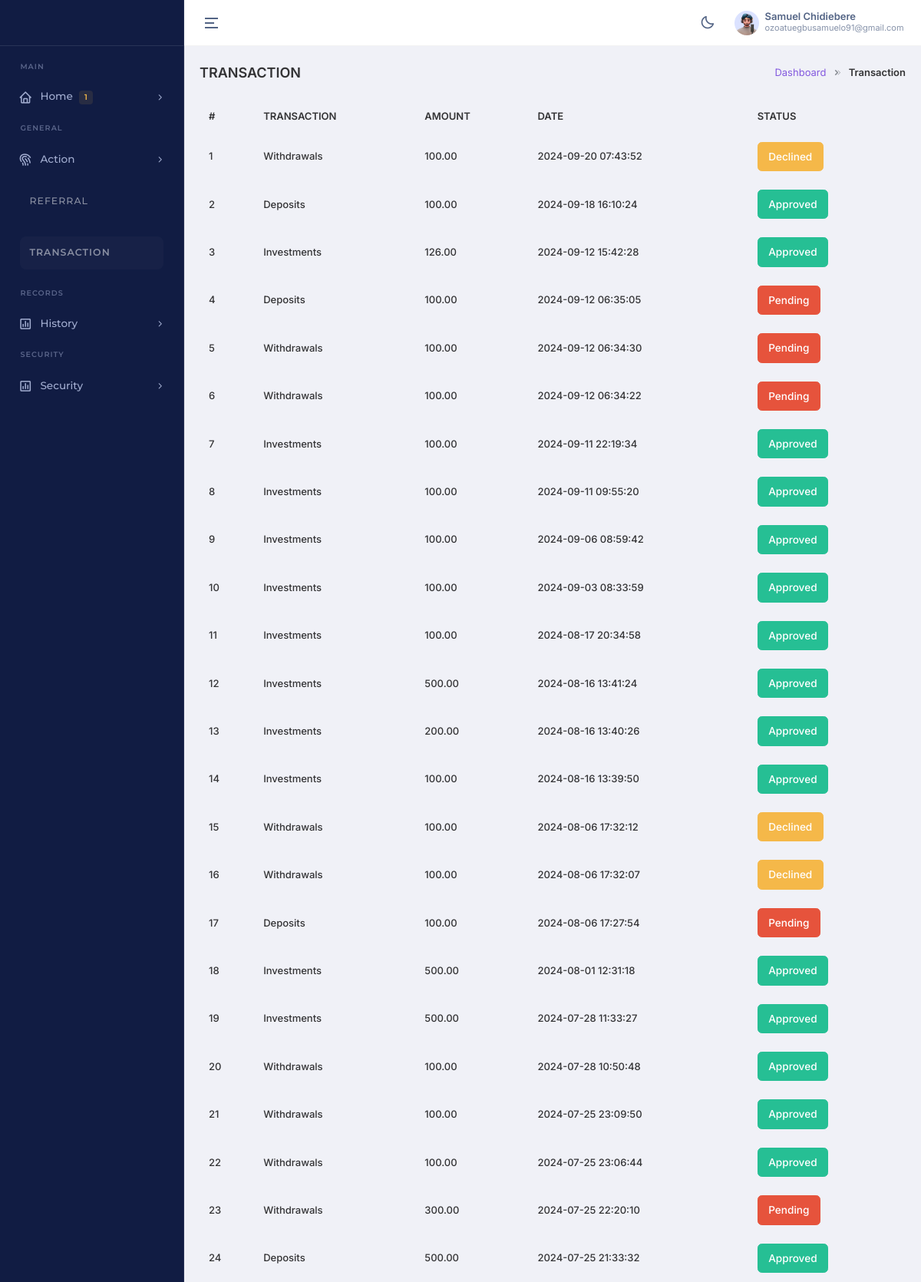
Screenshot of /profile/history.php (signed in) with the database file from the repository.
### tables this page shows
CREATE TABLE `users` (
  `id` int NOT NULL AUTO_INCREMENT,
  `user` varchar(100) NOT NULL,
  `name` varchar(100) NOT NULL,
  `email` varchar(100) NOT NULL,
  `phone` varchar(100) NOT NULL,
  `profile_image` varchar(300) NOT NULL,
  `password` varchar(100) NOT NULL,
  `country` varchar(100) NOT NULL,
  `wallet` varchar(100) NOT NULL,
  `ref_wallet` varchar(100) NOT NULL,
  `gain_wallet` varchar(100) NOT NULL,
  `total_deposit` float NOT NULL,
  `total_withdrawal` float NOT NULL,
  `trading_commission` int NOT NULL,
  `pending_investment` int NOT NULL,
  `referral_balance` int NOT NULL,
  `referral` int NOT NULL,
  `account_warning` enum('no','yes') NOT NULL,
  `restriction` enum('no','yes') NOT NULL,
  `promo_won` varchar(100) NOT NULL,
  `ref_id` varchar(100) NOT NULL,
  `referree` varchar(100) NOT NULL,
  `date_registered` varchar(100) NOT NULL,
  `paid_ref` varchar(11) NOT NULL,
  `dn_with` int NOT NULL,
  `status` varchar(11) NOT NULL,
  `kycstatus` enum('null','pending','declined','approved') NOT NULL,
  PRIMARY KEY (`id`)
);

CREATE TABLE `withdrawals` (
  `id` int NOT NULL AUTO_INCREMENT,
  `user_id` int NOT NULL,
  `email` varchar(255) NOT NULL,
  `from_wallet` varchar(255) NOT NULL,
  `status` int NOT NULL,
  `wallet_addr` varchar(255) NOT NULL,
  `method` varchar(255) NOT NULL,
  `date_withdrawn` varchar(255) NOT NULL,
  `amount` varchar(255) NOT NULL,
  PRIMARY KEY (`id`),
  KEY `user_id` (`user_id`)
);

CREATE TABLE `deposits` (
  `id` int NOT NULL AUTO_INCREMENT,
  `user_id` int NOT NULL,
  `wallet_addr` varchar(100) NOT NULL,
  `amount` varchar(100) NOT NULL,
  `snapshot` varchar(100) NOT NULL,
  `method` varchar(100) NOT NULL,
  `date_deposited` varchar(100) NOT NULL,
  `status` int NOT NULL,
  PRIMARY KEY (`id`),
  KEY `user_id` (`user_id`)
);

CREATE TABLE `investments` (
  `id` int NOT NULL AUTO_INCREMENT,
  `user_id` int NOT NULL,
  `plan` varchar(255) NOT NULL,
  `amount` varchar(100) NOT NULL,
  `email` varchar(100) NOT NULL,
  `profit` decimal(10,2) NOT NULL,
  `number_of_day` int NOT NULL,
  `total` varchar(255) NOT NULL,
  `date_invested` varchar(100) NOT NULL,
  `date_to_mature` varchar(100) NOT NULL,
  `ends_on` varchar(100) NOT NULL,
  `status` int NOT NULL,
  PRIMARY KEY (`id`),
  KEY `user_id` (`user_id`)
);

### profile/controllers/userDetails.php (called while the page is built)
<?php
    $id =  $_SESSION['id'];
    $fetchUser = mysqli_query($connection, "SELECT * FROM `users` WHERE `id` = '$id'");
    $userDetails = mysqli_fetch_assoc($fetchUser);
?>

### profile/history.php (the view, shortened to what this page needs)
<?php
include('controllers/userDetails.php');
$user_identity = $userDetails['id'];
function formatNumber($number, $decimals = 2) {
    return number_format((float)$number, $decimals, '.', ',');
}
?>
<!DOCTYPE html>
<html lang="en" dir="ltr" data-nav-layout="vertical" data-theme-mode="light" data-header-styles="light" data-menu-styles="dark" data-toggled="close">
<head>
    <link id="style" href="./assets/libs/bootstrap/css/bootstrap.min.css" rel="stylesheet" />
    <link href="./assets/css/styles.min.css" rel="stylesheet" />
    <link href="./assets/css/icons.css" rel="stylesheet" />
    <link href="./assets/libs/node-waves/waves.min.css" rel="stylesheet" />
    <link href="./assets/libs/simplebar/simplebar.min.css" rel="stylesheet" />
    <link rel="stylesheet" href="./assets/libs/flatpickr/flatpickr.min.css" />
    <link rel="stylesheet" href="./assets/libs/@simonwep/pickr/themes/nano.min.css" />
    <link rel="stylesheet" href="./assets/libs/choices.js/public/assets/styles/choices.min.css" />
</head>
<body>
    <div class="page">
        <?php include('./includes/header.php') ?>
        <?php include('./includes/sidebar.php') ?>
        <div class="main-content app-content">
            <div class="container-fluid">
                <div class="d-md-flex d-block align-items-center justify-content-between my-4 page-header-breadcrumb">
                    <h1 class="page-title fw-semibold fs-18 mb-0">TRANSACTION</h1>
                    <div class="ms-md-1 ms-0">
                        <nav>
                            <ol class="breadcrumb mb-0">
                                <li class="breadcrumb-item"><a href="#">Dashboard</a></li>
                                <li class="breadcrumb-item active" aria-current="page">
                                    Transaction
                                </li>
                            </ol>
                        </nav>
                    </div>
                </div>
                <div class="row">
                    <div class="table-responsive">
                        <table class="table text-nowrap table-borderless">
                            <thead>
                                <tr>
                                    <th scope="col">#</th>
                                    <th scope="col">TRANSACTION</th>
                                    <th scope="col">AMOUNT</th>
                                    <th scope="col">DATE</th>
                                    <th scope="col">STATUS</th>
                                </tr>
                            </thead>
                            <tbody>
<?php
$query_withdrawals = "SELECT 'Withdrawals' AS source_table, amount, status, date_withdrawn AS date
                      FROM withdrawals
                      WHERE user_id = '$user_identity'";
$select_withdrawals = mysqli_query($connection, $query_withdrawals);
$withdrawals = [];
while ($row = mysqli_fetch_assoc($select_withdrawals)) {
    $withdrawals[] = $row;
}
$query_investments = "SELECT 'Investments' AS source_table, amount, status, date_invested AS date
                      FROM investments
                      WHERE user_id = '$user_identity'";
$select_investments = mysqli_query($connection, $query_investments);
$investments = [];
while ($row = mysqli_fetch_assoc($select_investments)) {
    $investments[] = $row;
}
$query_deposits = "SELECT 'Deposits' AS source_table, amount, status, date_deposited AS date
                   FROM deposits
                   WHERE user_id = '$user_identity'";
$select_deposits = mysqli_query($connection, $query_deposits);
$deposits = [];
while ($row = mysqli_fetch_assoc($select_deposits)) {
    $deposits[] = $row;
}
$results = array_merge($withdrawals, $investments, $deposits);
usort($results, function($a, $b) use ($currentDate) {
    return strtotime($b['date']) - strtotime($a['date']);
});
$count = 1;
foreach ($results as $row) {
    $amount = floatval(preg_replace('/[^0-9.]/', '', $row['amount']));
    ?>
    <tr>
        <td><?php echo $count; ?></td>
        <td><?php echo $row['source_table']; ?></td>
        <td><?php echo formatNumber($amount, 2); ?></td>
        <td><?php echo $row['date']; ?></td>
        <td>
            <?php
            if ($row['status'] == 0) { ?>
                <button type="button" class="btn btn-danger text-white">Pending</button>
            <?php } elseif ($row['status'] == 1) { ?>
                <button type="button" class="btn btn-success text-white">Approved</button>
            <?php } elseif ($row['status'] == 2) { ?>
                <button type="button" class="btn btn-warning text-white">Declined</button>
            <?php } else { ?>
                <button type="button" class="btn btn-info text-white">null</button>
            <?php } ?>
        </td>
    </tr>
    <?php
    $count++;
}
?>
</tbody>
                        </table>
                    </div>
                </div>
            </div>
        </div>
    </div>
</body>
</html>

### profile/includes/header.php (shortened to what this page needs)
<header class="app-header">
    <div class="main-header-container container-fluid">
        <div class="header-content-left">
            <div class="header-element">
                <a aria-label="Hide Sidebar" class="sidemenu-toggle header-link animated-arrow hor-toggle horizontal-navtoggle" data-bs-toggle="sidebar" href="javascript:void(0);"><span></span></a>
            </div>
        </div>
        <div class="header-content-right">
            <div class="header-element header-theme-mode">
                <a class="header-link layout-setting">
                    <span class="light-layout">
                        <i class="bx bx-moon header-link-icon"></i>
                    </span>
                </a>
            </div>
            <div class="header-element">
                <a href="#" class="header-link dropdown-toggle" id="mainHeaderProfile" data-bs-toggle="dropdown" data-bs-auto-close="outside" aria-expanded="false">
                    <div class="d-flex align-items-center">
                        <div class="me-sm-2 me-0">
                            <?php
                            if (strlen($userDetails['profile_image']) > 3) {
                            ?>
                                <img src="./profiles/<?php echo $userDetails['profile_image'] ?>" alt="img" width="32" height="32" style="object-fit: cover;" class="rounded-circle" />
                            <?php
                            } else {
                            ?>
                                <img src="./assets/images/faces/9.jpg" alt="img" width="32" height="32" class="rounded-circle" />
                            <?php
                            }
                            ?>
                        </div>
                        <div class="d-sm-block d-none">
                            <p class="fw-semibold mb-0 lh-1"><?php echo $userDetails['name'] ?></p>
                            <span class="op-7 fw-normal d-block fs-11"><?php echo $userDetails['email'] ?></span>
                        </div>
                    </div>
                </a>
            </div>
        </div>
    </div>
</header>

### profile/includes/sidebar.php (shortened to what this page needs)
<aside class="app-sidebar sticky" id="sidebar">
    <div class="main-sidebar-header">
    </div>
    <div class="main-sidebar" id="sidebar-scroll">
        <nav class="main-menu-container nav nav-pills flex-column sub-open">
            <ul class="main-menu">
                <li class="slide__category">
                    <span class="category-name">Main</span>
                </li>
                <li class="slide has-sub">
                    <a href="javascript:void(0);" class="side-menu__item">
                        <i class="bx bx-home side-menu__icon"></i>
                        <span class="side-menu__label">Home<span class="badge bg-warning-transparent ms-2">1</span></span>
                        <i class="fe fe-chevron-right side-menu__angle"></i>
                    </a>
                </li>
                <li class="slide__category">
                    <span class="category-name">General</span>
                </li>
                <li class="slide has-sub">
                    <a href="javascript:void(0);" class="side-menu__item">
                        <i class="bx bx-fingerprint side-menu__icon"></i>
                        <span class="side-menu__label">Action</span>
                        <i class="fe fe-chevron-right side-menu__angle"></i>
                    </a>
                </li>
                <li class="slide__category">
                    <a href="referral.php" class="side-menu__item text-white">Referral</a>
                </li>
                <li class="slide__category">
                    <a href="history.php" class="side-menu__item text-white">Transaction</a>
                </li>
                <li class="slide__category">
                    <span class="category-name">Records</span>
                </li>
                <li class="slide has-sub">
                    <a href="javascript:void(0);" class="side-menu__item">
                        <i class="bx bx-bar-chart-square side-menu__icon"></i>
                        <span class="side-menu__label">History</span>
                        <i class="fe fe-chevron-right side-menu__angle"></i>
                    </a>
                </li>
                <li class="slide__category">
                    <span class="category-name">Security</span>
                </li>
                <li class="slide has-sub">
                    <a href="javascript:void(0);" class="side-menu__item">
                        <i class="bx bx-bar-chart-square side-menu__icon"></i>
                        <span class="side-menu__label">Security</span>
                        <i class="fe fe-chevron-right side-menu__angle"></i>
                    </a>
                </li>
            </ul>
        </nav>
    </div>
</aside>

### profile/includes/header.php (style rules this page uses)
body { top: 0px !important; }

### rows the page displays
users: name "Samuel Chidiebere", email "ozoatuegbusamuelo91@gmail.com"
withdrawals: source_table "Withdrawals", amount "100.00", date_withdrawn "2024-09-20 07:43:52", status "Declined"
deposits: source_table "Deposits", amount "100.00", date_deposited "2024-09-18 16:10:24", status "Approved"
investments: source_table "Investments", amount "126.00", date_invested "2024-09-12 15:42:28", status "Approved"
deposits: source_table "Deposits", amount "100.00", date_deposited "2024-09-12 06:35:05", status "Pending"
withdrawals: source_table "Withdrawals", amount "100.00", date_withdrawn "2024-09-12 06:34:30", status "Pending"
withdrawals: source_table "Withdrawals", amount "100.00", date_withdrawn "2024-09-12 06:34:22", status "Pending"
investments: source_table "Investments", amount "100.00", date_invested "2024-09-11 22:19:34", status "Approved"
investments: source_table "Investments", amount "100.00", date_invested "2024-09-11 09:55:20", status "Approved"
investments: source_table "Investments", amount "100.00", date_invested "2024-09-06 08:59:42", status "Approved"
investments: source_table "Investments", amount "100.00", date_invested "2024-09-03 08:33:59", status "Approved"
investments: source_table "Investments", amount "100.00", date_invested "2024-08-17 20:34:58", status "Approved"
investments: source_table "Investments", amount "500.00", date_invested "2024-08-16 13:41:24", status "Approved"
investments: source_table "Investments", amount "200.00", date_invested "2024-08-16 13:40:26", status "Approved"
investments: source_table "Investments", amount "100.00", date_invested "2024-08-16 13:39:50", status "Approved"
withdrawals: source_table "Withdrawals", amount "100.00", date_withdrawn "2024-08-06 17:32:12", status "Declined"
withdrawals: source_table "Withdrawals", amount "100.00", date_withdrawn "2024-08-06 17:32:07", status "Declined"
deposits: source_table "Deposits", amount "100.00", date_deposited "2024-08-06 17:27:54", status "Pending"
investments: source_table "Investments", amount "500.00", date_invested "2024-08-01 12:31:18", status "Approved"
investments: source_table "Investments", amount "500.00", date_invested "2024-07-28 11:33:27", status "Approved"
withdrawals: source_table "Withdrawals", amount "100.00", date_withdrawn "2024-07-28 10:50:48", status "Approved"
withdrawals: source_table "Withdrawals", amount "100.00", date_withdrawn "2024-07-25 23:09:50", status "Approved"
withdrawals: source_table "Withdrawals", amount "100.00", date_withdrawn "2024-07-25 23:06:44", status "Approved"
withdrawals: source_table "Withdrawals", amount "300.00", date_withdrawn "2024-07-25 22:20:10", status "Pending"
deposits: source_table "Deposits", amount "500.00", date_deposited "2024-07-25 21:33:32", status "Approved"
